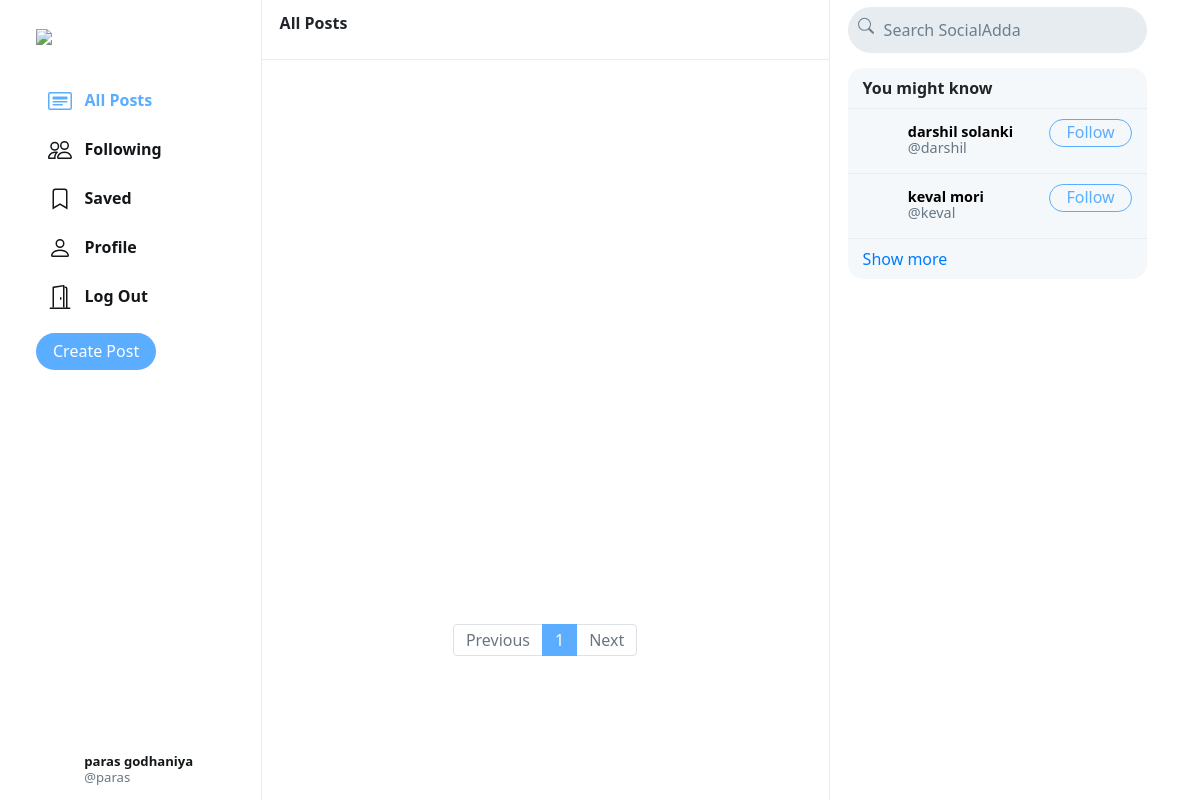
Screenshot of /home (signed in) with the database file from the repository.
### main/models.py (models this page shows, shortened)
class User(AbstractUser):
    profile_pic = models.ImageField(upload_to='profile_pic/')
    bio = models.TextField(max_length=160, blank=True, null=True)
    cover = models.ImageField(upload_to='covers/', blank=True)

### main/views.py (the view)
# urls.py: path("home",views.home_view,name="home"),
def home_view(request):
	if request.user.is_authenticated:
		all_posts = Post.objects.all().order_by('-date_created')
		paginator = Paginator(all_posts, 10)
		page_number = request.GET.get('page')
		if page_number == None:
			page_number = 1
		posts = paginator.get_page(page_number)
		followings = Follower.objects.filter(followers=request.user).values_list('user', flat=True)
		suggestions = User.objects.exclude(pk__in=followings).exclude(username=request.user.username).order_by("?")[:6]
		return render(request, "feed.html", {
			"posts": posts,
			"suggestions": suggestions,
			"page": "all_posts"
		})
	else:
		return redirect("login")

### templates/feed.html (shortened to what this page needs)
{% extends "ly_main.html" %}
{% load static %}
{% block body %}
    <div class="main-div">
        <div class="left-div">
            <nav class="head heading">
                {% if page == 'all_posts' %}
                    All Posts
                {% elif page == 'following' %}
                    Following
                {% elif page == 'saved' %}
                    Saved
                {% elif page == 'profile' %}
                    Profile
                {% else %}
                    Explore
                {% endif %}
            </nav>
            <div class="left-div-content">
                <div class="posts-view">
                    <div class="main-div-content">
                        <nav aria-label="Page navigation example" class="pagination-bar">
                            <ul class="pagination justify-content-center">
                                {% if posts.has_previous %}
                                    <li class="page-item">
                                        <a class="page-link" href="?page={{ posts.previous_page_number | default:1}}" tabindex="-1" aria-disabled="true">Previous</a>
                                    </li>
                                {% else %}
                                    <li class="page-item disabled">
                                        <a class="page-link" href="" tabindex="-1" aria-disabled="true">Previous</a>
                                    </li>
                                {% endif %}
                                {% for each in posts.paginator.page_range %}
                                    {% if each == posts.number %}
                                        <li class="page-item active"><a class="page-link" href="?page={{each}}">{{each}}</a></li>
                                    {% else %}
                                        <li class="page-item"><a class="page-link" href="?page={{each}}">{{each}}</a></li>
                                    {% endif %}
                                {% endfor %}
                                {% if posts.has_next %}
                                    <li class="page-item">
                                        <a class="page-link" href="?page={{ posts.next_page_number }}">Next</a>
                                    </li>
                                {% else %}
                                    <li class="page-item disabled">
                                        <a class="page-link" href="">Next</a>
                                    </li>
                                {% endif %}
                            </ul>
                          </nav>
                    </div>
                </div>
            </div>
        </div>
    </div>
{% endblock %}

### templates/ly_main.html (shortened to what this page needs)
{% load static %}
<!DOCTYPE html>
<html lang="en">
    <head>
        <link rel="stylesheet" href="https://stackpath.bootstrapcdn.com/bootstrap/4.4.1/css/bootstrap.min.css">
        <link href="{% static 'main/styles.css' %}" rel="stylesheet">
    </head>
    <body>
        <div class="body" data-page="{{page}}">
            <div class="sidenav">
                <a href="{% url 'home' %}" class="navbar-brand">
                    <img src="{% static 'main/Images/logo.png' %}" height="31px">
                </a>
                <div style="height: 100%;">
                    <div>
                        <div>
                            <ul>
                                <li class="nav-item" id="all_posts">
                                <a href="{% url 'home' %}" class="nav-link">
                                    <div>
                                        &nbsp;&nbsp;All Posts
                                    </div>
                                </a>
                                </li>
								<li class="nav-item" id="following">
									<a href="{% url 'following' %}" class="nav-link">
										<div>
											&nbsp;&nbsp;Following
										</div>
									</a>
								</li>
								<li class="nav-item" id="saved">
									<a href="{% url 'saved' %}" class="nav-link">
										<div>
											<svg width="1.5em" height="1.5em" viewBox="0 0 16 16" class="bi bi-bookmark" fill="currentColor" xmlns="http://www.w3.org/2000/svg">
												<path fill-rule="evenodd" d="M8 12l5 3V3a2 2 0 0 0-2-2H5a2 2 0 0 0-2 2v12l5-3zm-4 1.234l4-2.4 4 2.4V3a1 1 0 0 0-1-1H5a1 1 0 0 0-1 1v10.234z"/>
											  </svg>
											&nbsp;&nbsp;Saved
										</div>
									</a>
								</li>
								<li class="nav-item" id="profile">
									<a href="{% url 'profile' user.username %}" class="nav-link">
										<div>
											&nbsp;&nbsp;Profile
										</div>
									</a>
								</li>
								<li class="nav-item" id="logout">
									<a href="{% url 'logout' %}" class="nav-link">
										<div>
											&nbsp;&nbsp;Log Out
										</div>
									</a>
								</li>
                            </ul>
                        </div>
                        <button id="popup-btn" class="btn  btn-blue" onclick="createpost()">Create Post</button>
                    </div>
                    <div style="position: absolute; bottom: 10px;">
						<li class="nav-item sidenav-user">
							<a href="{% url 'profile' user.username %}" class="nav-link">
								<div class="user_account">
									<div class="small-profilepic" style="float: left; background-image: url(/media/{{user.profile_pic}})"></div>
									<div style="height: 2.7vw; margin: auto;">
										<div style="margin-top: 4px;"><strong>{{user.first_name}} {{user.last_name}}</strong></div>
										<div class="grey" style="margin-top: 4px;">@{{ user.username }}</div>
									</div>
								</div>
							</a>
						</li>
                    </div>
                </div>
            </div>
            {% block body %}
            {% endblock %}
            <div class="right-div">
                <nav class="head">
                    <form action="#">
                        <div class="search-div">
                            <div>
                            </div>
                            <input type="text" name="query" id="search-box" placeholder="Search SocialAdda">
                        </div>
                    </form>
                </nav>
                <div class='right-div-content'>
                    <div class="space" style="background-color: white;"></div>
					<div class="suggestion-box">
						<div class="suggestion-header">
							You might know
						</div>
						{% for suggestion in suggestions %}
							<div class="suggestion-user">
								<div>
									<a href="{% url 'profile' suggestion.username %}">
										<div class="small-profilepic" style="background-image: url(/media/{{suggestion.profile_pic}})"></div>
									</a>
								</div>
								<div class="user-details">
									<a href="{% url 'profile' suggestion.username %}">
										<div id="user-name">
											<strong>
												{{suggestion.first_name}} {{suggestion.last_name}}
											</strong>
										</div>
										<div class="grey">@{{suggestion.username}}</div>
									</a>
								</div>
								<div>
									<button class="btn btn-outline-info " type="button" onclick="follow_user(this,'{{suggestion.username}}','suggestion')">Follow</button>
								</div>
							</div>
						{% empty %}
								<div style="text-align: center; border-bottom: .5px solid #e6ecf0; padding: 10px 15px;">
									<span class="grey" style="font-size: .9em;">No suggestions available.</span>
								</div>
						{% endfor %}
						<div class="suggestion-footer">
							<a href="#">Show more</a>
						</div>
					</div>
                </div>
            </div>
        </div>
    </body>
</html>

### main/static/main/styles.css (style rules this page uses)
.body { display: flex; min-height: 100%; font-family: system-ui, sans-serif; }
.btn-blue { background-color: #5badff; color:#fff; }
.btn { border-radius: 20px; padding: 0.32rem 1rem 0.375rem 1rem; }
.btn, .btn:focus, .btn:active { box-shadow: none !important; -webkit-box-shadow: none !important; }
.btn-outline-info { color:#5badff; border-color: #5badff; }
.grey { color: #657786; }
svg { vertical-align: text-top; }
.sidenav { height: 100%; width: 21.8%; position: fixed; top: 0; left: 0; padding: 15px; list-style: none; border-right: .5px solid #e6ecf0; z-index: 100; padding-left: 3%; background-color: white; }
.sidenav ul { list-style: none; padding-left: 0px; margin-top: 3vh; }
.sidenav li { margin-top: 7px; }
.sidenav .nav-link { color: #14171a; line-height: .7em; font-weight: 700; padding: 0px; }
.sidenav .nav-link > div { padding: 10px 20px 8px 12px; border-radius: 25px; line-height: 0.9em; width: max-content; }
.user_account { display: flex; font-size: .82rem; font-weight: normal; padding-top: 3px !important; padding-bottom: 3px !important; padding-left: 3px !important; }
.user_account .small-profilepic { transform: scale(.82); margin-left: auto; margin-top: auto; }
.active a { color: #5badff !important; }
.main-div { position: relative; width: 47.25%; min-height: 100vh; left: 21.8%; }
.left-div { position: relative; }
.head { height: 7.5vh; }
.heading { position: fixed; width: 47.255%; top: 0px; padding: 18px; border-bottom: .5px solid #e6ecf0; line-height: .7em; font-weight: 800; background-color: #fff; z-index: 1000; }
.left-div-content { margin-top: 7.5vh; }
.small-profilepic { width: 3.1vw; height: 3.1vw; border-radius: 9999px; overflow: hidden; margin-right: 8px; background-size: cover; background-repeat: no-repeat; background-position: center; box-sizing: content-box; }
.space { height: 8px; background-color: #e6ecf0; }
.pagination-bar { margin-top: 35px; margin-bottom: 35px; }
.pagination-bar .page-link { line-height: .9em; }
.page-item.active .page-link { color: white !important; background-color: #5badff; border-color: #5badff; }
.page-link { color: #5badff; }
.right-div { width: 28%; height: 100vh; position: fixed; right: 2.95%; border-left: .5px solid #e6ecf0; background-color: white; }
.right-div .head { padding: .9vh 1.5vw; }
.right-div .search-div { margin-left: auto; margin-right: auto; display: flex; border-radius: 25px; background-color: #e6ecf0; padding-left: 10px; padding-right: 10px; vertical-align: middle; }
#search-box { height: 5.7vh; border: none; background: none; outline: none; width: 100%; margin-left: 8px; }
#search-box::placeholder { color: #6d7e8c; }
.right-div-content { height: 92.5vh; overflow: auto; padding-left: 1.5vw; padding-right: 1.5vw; }
.suggestion-box, .guest-box { border-radius: 15px; overflow: hidden; background-color: #f5f8fa; }
.suggestion-header { padding: 13px 15px; line-height: .9em; font-weight: 800; border-bottom: .5px solid #e6ecf0; }
.suggestion-user { display: flex; padding: 10px 15px; font-size: .9em; border-bottom: .5px solid #e6ecf0; }
.suggestion-user a { color: black; text-decoration: none; }
.user-details { flex: 1; line-height: 1.1em; padding: 5px 0px 7px 0px; }
.suggestion-user .btn { padding: 0em 1em .09em 1em; }
.suggestion-footer { padding: 13px 15px; line-height: .9em; }
.suggestion-footer a { text-decoration: none; }

### rows the page displays
User: first_name "paras", last_name "godhaniya", username "paras"
User: first_name "darshil", last_name "solanki", username "darshil"
User: first_name "keval", last_name "mori", username "keval"

### other values shown
{{ each }} "1"
